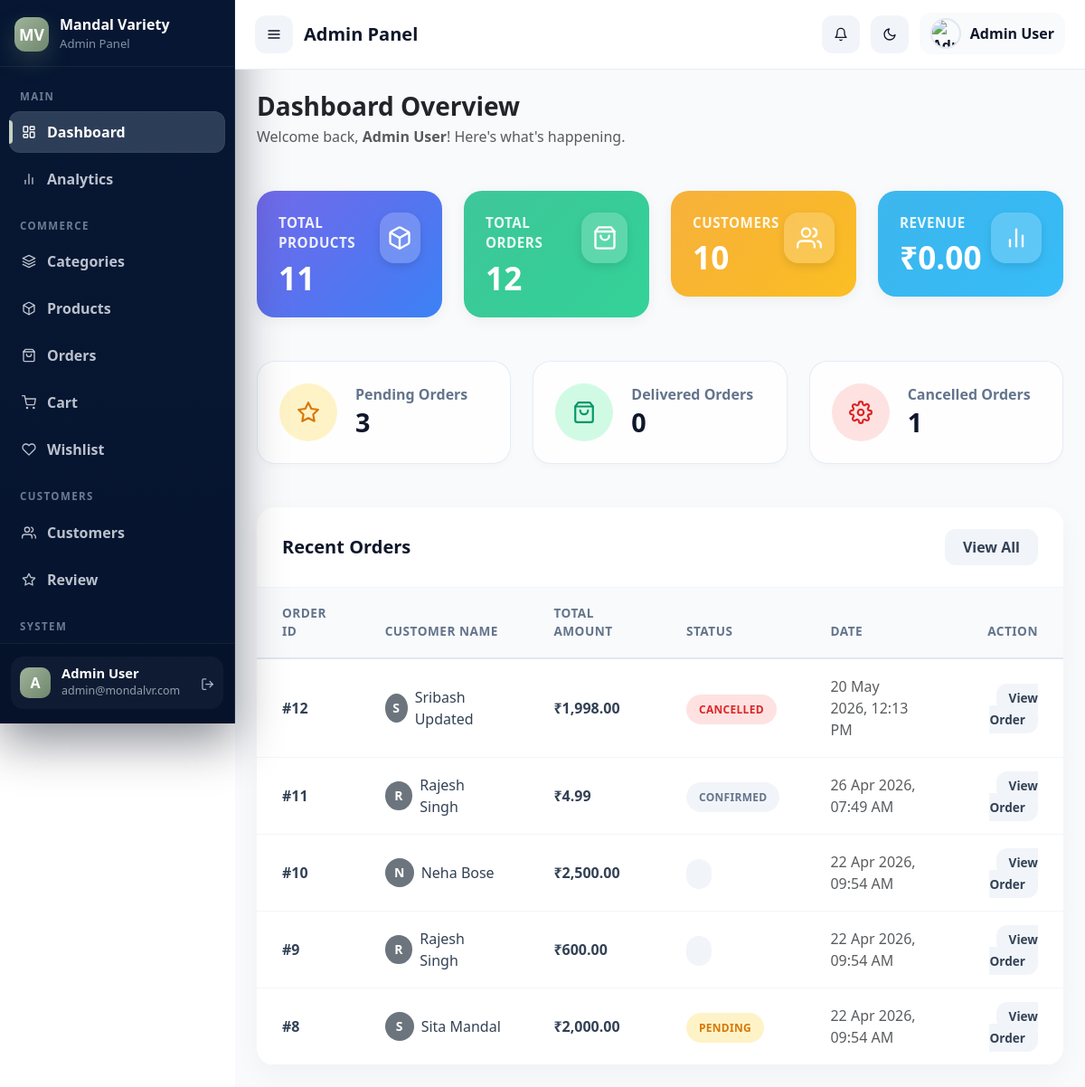
Page /admin/dashboard.php (signed in) on the earlier database version.
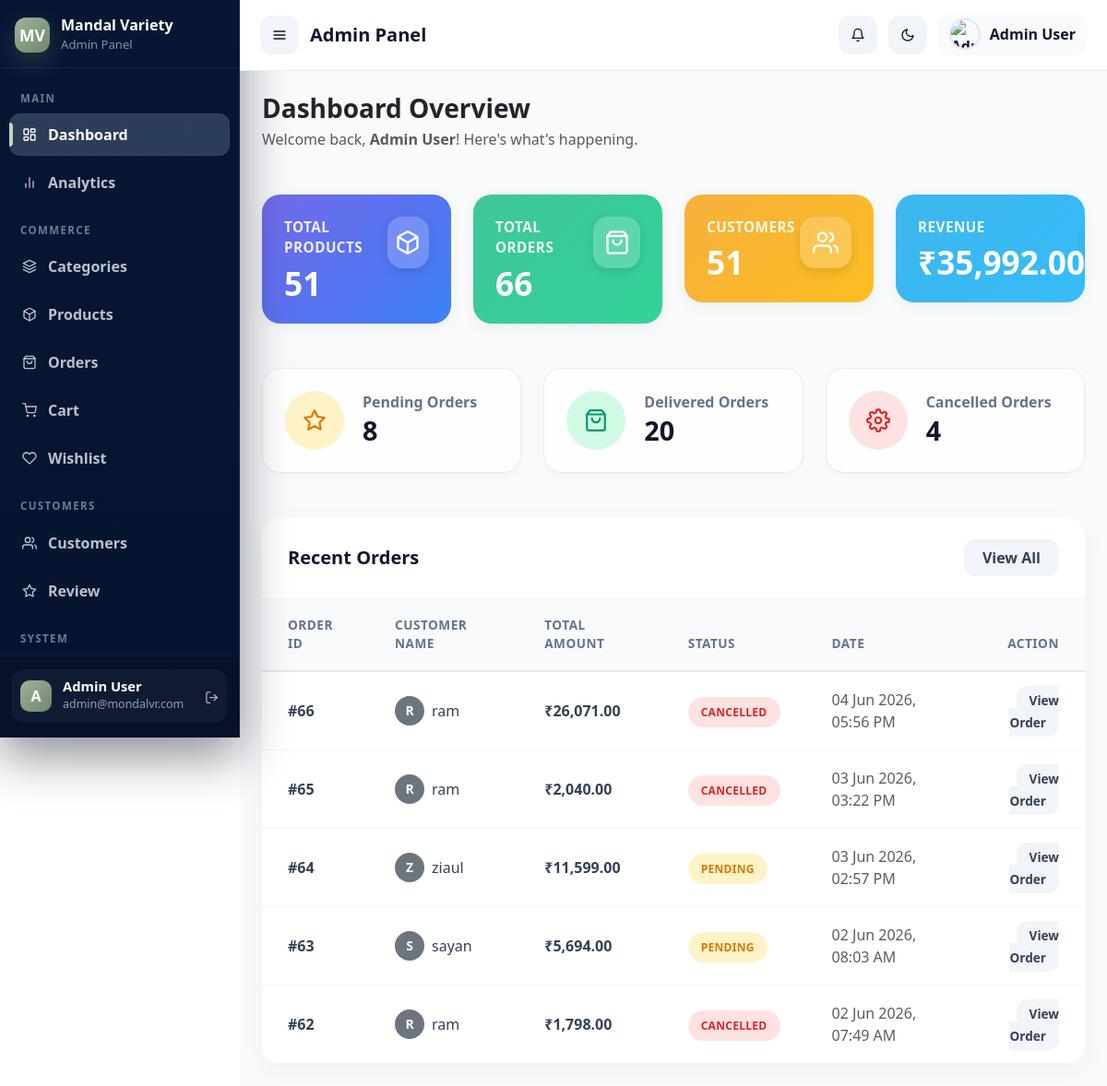
Same page on the later database version.
### tables this page shows
CREATE TABLE `orders` (
  `id` int(11) NOT NULL,
  `user_id` int(11) NOT NULL,
  `order_number` varchar(50) NOT NULL,
  `total_amount` decimal(10,2) NOT NULL,
  `delivery_charge` decimal(8,2) DEFAULT 0.00,
  `tax_amount` decimal(8,2) DEFAULT 0.00,
  `grand_total` decimal(10,2) NOT NULL,
  `status` enum('pending','confirmed','preparing','out_for_delivery','delivered','cancelled','returned') DEFAULT 'pending',
  `payment_status` enum('pending','paid','failed','refunded') DEFAULT 'pending',
  `delivery_address` text NOT NULL,
  `pincode` varchar(10) NOT NULL,
  `delivery_eta` time DEFAULT NULL,
  `assigned_delivery_id` int(11) DEFAULT NULL,
  `notes` text DEFAULT NULL,
  `created_at` timestamp NOT NULL DEFAULT current_timestamp(),
  `updated_at` timestamp NOT NULL DEFAULT current_timestamp() ON UPDATE current_timestamp(),
  `tracking_status` varchar(50) DEFAULT 'Order Placed',
  `admin_remark` text DEFAULT NULL
);

CREATE TABLE `users` (
  `id` int(11) NOT NULL,
  `name` varchar(255) NOT NULL,
  `email` varchar(255) NOT NULL,
  `phone` varchar(20) NOT NULL,
  `password` varchar(255) NOT NULL,
  `role` enum('customer','admin','delivery') DEFAULT 'customer',
  `address` text DEFAULT NULL,
  `city` varchar(100) DEFAULT NULL,
  `state` varchar(100) DEFAULT NULL,
  `country` varchar(100) DEFAULT NULL,
  `profile_image` varchar(255) DEFAULT NULL,
  `pincode` varchar(10) DEFAULT NULL,
  `is_active` tinyint(1) DEFAULT 1,
  `created_at` timestamp NOT NULL DEFAULT current_timestamp(),
  `updated_at` timestamp NOT NULL DEFAULT current_timestamp() ON UPDATE current_timestamp(),
  `otp` varchar(6) DEFAULT NULL,
  `otp_expires_at` timestamp NULL DEFAULT NULL,
  `is_verified` tinyint(1) DEFAULT 0,
  `email_verified_at` timestamp NULL DEFAULT NULL,
  `last_login` datetime DEFAULT NULL,
  `login_otp` varchar(10) DEFAULT NULL,
  `otp_expiry` datetime DEFAULT NULL
);

### admin/includes/config.php (called while the page is built, shortened)
<?php
if (!function_exists('e')) {
    function e($string) {
        return htmlspecialchars($string ?? '', ENT_QUOTES, 'UTF-8');
    }
}
?>

### admin/dashboard.php (the view, shortened to what the changed rows need)
<?php
require_once 'includes/config.php';
$totalProducts = $conn->query("SELECT COUNT(*) FROM products")->fetchColumn();
$totalOrders = $conn->query("SELECT COUNT(*) FROM orders")->fetchColumn();
$totalCustomers = $conn->query("SELECT COUNT(*) FROM users WHERE role = 'customer'")->fetchColumn();
$pendingOrders = $conn->query("SELECT COUNT(*) FROM orders WHERE status = 'pending'")->fetchColumn();
$deliveredOrders = $conn->query("SELECT COUNT(*) FROM orders WHERE status = 'delivered'")->fetchColumn();
$cancelledOrders = $conn->query("SELECT COUNT(*) FROM orders WHERE status = 'cancelled'")->fetchColumn();
$totalRevenue = $conn->query("
    SELECT COALESCE(SUM(total_amount), 0)
    FROM orders
    WHERE status = 'delivered'
")->fetchColumn();
$recentOrders = $conn->query("
    SELECT
        o.id,
        o.total_amount,
        o.status,
        o.created_at,
        u.name
    FROM orders o
    LEFT JOIN users u ON o.user_id = u.id
    ORDER BY o.id DESC
    LIMIT 5
")->fetchAll(PDO::FETCH_ASSOC);
require_once 'includes/header.php';
?>
<div class="w-100">
    <div class="dashboard-container">
        <div class="row g-4 mb-5">
            <div class="col-xl-3 col-md-6">
                <div class="stat-card bg-gradient-primary">
                    <div class="d-flex justify-content-between align-items-start">
                        <div>
                            <div class="stat-title">Total Products</div>
                            <h3 class="stat-value"><?= (int)$totalProducts ?></h3>
                        </div>
                    </div>
                </div>
            </div>
            <div class="col-xl-3 col-md-6">
                <div class="stat-card bg-gradient-success">
                    <div class="d-flex justify-content-between align-items-start">
                        <div>
                            <div class="stat-title">Total Orders</div>
                            <h3 class="stat-value"><?= (int)$totalOrders ?></h3>
                        </div>
                    </div>
                </div>
            </div>
            <div class="col-xl-3 col-md-6">
                <div class="stat-card bg-gradient-warning">
                    <div class="d-flex justify-content-between align-items-start">
                        <div>
                            <div class="stat-title">Customers</div>
                            <h3 class="stat-value"><?= (int)$totalCustomers ?></h3>
                        </div>
                    </div>
                </div>
            </div>
            <div class="col-xl-3 col-md-6">
                <div class="stat-card bg-gradient-info">
                    <div class="d-flex justify-content-between align-items-start">
                        <div>
                            <div class="stat-title">Revenue</div>
                            <h3 class="stat-value">₹<?= number_format((float)$totalRevenue, 2) ?></h3>
                        </div>
                        <div class="stat-icon">
                            <svg class="icon" style="width:1em; height:1em;"><use href="#icon-analytics"></use></svg>
                        </div>
                    </div>
                </div>
            </div>
        </div>
        <div class="row g-4 mb-5">
            <div class="col-md-4">
                <div class="status-card">
                    <div class="status-info">
                        <h6>Pending Orders</h6>
                        <h3><?= (int)$pendingOrders ?></h3>
                    </div>
                </div>
            </div>
            <div class="col-md-4">
                <div class="status-card">
                    <div class="status-info">
                        <h6>Delivered Orders</h6>
                        <h3><?= (int)$deliveredOrders ?></h3>
                    </div>
                </div>
            </div>
            <div class="col-md-4">
                <div class="status-card">
                    <div class="status-info">
                        <h6>Cancelled Orders</h6>
                        <h3><?= (int)$cancelledOrders ?></h3>
                    </div>
                </div>
            </div>
        </div>
        <div class="recent-orders-card">
            <div class="table-responsive">
                <table class="table table-modern">
                    <thead>
                        <tr>
                            <th>Order ID</th>
                            <th>Customer Name</th>
                            <th>Total Amount</th>
                            <th>Status</th>
                            <th>Date</th>
                            <th class="text-end">Action</th>
                        </tr>
                    </thead>
                    <tbody>
                        <?php if (!empty($recentOrders)): ?>
                            <?php foreach ($recentOrders as $o): ?>
                                <tr>
                                    <td class="fw-bold">#<?= (int)$o['id'] ?></td>
                                    <td>
                                        <div class="d-flex align-items-center gap-2">
                                            <div class="rounded-circle bg-secondary text-white d-flex align-items-center justify-content-center fw-bold" style="width: 32px; height: 32px; font-size: 14px;">
                                                <?= strtoupper(substr($o['name'] ?? 'U', 0, 1)) ?>
                                            </div>
                                            <?= e($o['name'] ?? 'N/A') ?>
                                        </div>
                                    </td>
                                    <td class="fw-bold">₹<?= number_format((float)$o['total_amount'], 2) ?></td>
                                    <td>
                                        <?php
                                            $badgeClass = 'badge-secondary';
                                            if ($o['status'] === 'pending') $badgeClass = 'badge-pending';
                                            elseif ($o['status'] === 'delivered') $badgeClass = 'badge-delivered';
                                            elseif ($o['status'] === 'cancelled') $badgeClass = 'badge-cancelled';
                                        ?>
                                        <span class="badge-modern <?= $badgeClass ?>">
                                            <?= e(ucfirst($o['status'])) ?>
                                        </span>
                                    </td>
                                    <td class="text-muted"><?= date('d M Y, h:i A', strtotime($o['created_at'])) ?></td>
                                    <td class="text-end">
                                        <a href="orders/view.php?id=<?= (int)$o['id'] ?>" class="btn-custom text-decoration-none" style="padding: 6px 14px; font-size: 0.85rem;">
                                            View Order
                                        </a>
                                    </td>
                                </tr>
                            <?php endforeach; ?>
                        <?php else: ?>
                            <tr>
                                <td colspan="6" class="text-center py-5 text-muted">No recent orders found.</td>
                            </tr>
                        <?php endif; ?>
                    </tbody>
                </table>
            </div>
        </div>
    </div>
</div>
<?php include 'includes/footer.php'; ?>

Differences in the rows shown:
no longer on this page (row edited): orders: id "12", user.name "S", user.name "Sribash Updated", total_amount "1,998.00", status "CANCELLED", created_at "20 May 2026, 12:13 PM"
no longer on this page (row edited): orders: id "11", user.name "R", user.name "Rajesh Singh", total_amount "4.99", status "CONFIRMED", created_at "26 Apr 2026, 07:49 AM"
no longer on this page (row edited): orders: id "10", user.name "N", user.name "Neha Bose", total_amount "2,500.00", created_at "22 Apr 2026, 09:54 AM"
no longer on this page (row edited): orders: id "9", user.name "R", user.name "Rajesh Singh", total_amount "600.00", created_at "22 Apr 2026, 09:54 AM"
no longer on this page (row edited): orders: id "8", user.name "S", user.name "Sita Mandal", total_amount "2,000.00", status "PENDING", created_at "22 Apr 2026, 09:54 AM"
added orders: id "66", user.name "R", user.name "ram", total_amount "26,071.00", status "CANCELLED", created_at "04 Jun 2026, 05:56 PM"
added orders: id "65", user.name "R", user.name "ram", total_amount "2,040.00", status "CANCELLED", created_at "03 Jun 2026, 03:22 PM"
added orders: id "64", user.name "Z", user.name "ziaul", total_amount "11,599.00", status "PENDING", created_at "03 Jun 2026, 02:57 PM"
added orders: id "63", user.name "S", user.name "sayan", total_amount "5,694.00", status "PENDING", created_at "02 Jun 2026, 08:03 AM"
added orders: id "62", user.name "R", user.name "ram", total_amount "1,798.00", status "CANCELLED", created_at "02 Jun 2026, 07:49 AM"
Other differences:
$totalProducts: "11" → "51"
$totalOrders: "12" → "66"
$totalCustomers: "10" → "51"
$totalRevenue: "0.00" → "35,992.00"
$pendingOrders: "3" → "8"
$deliveredOrders: "0" → "20"
$cancelledOrders: "1" → "4"
